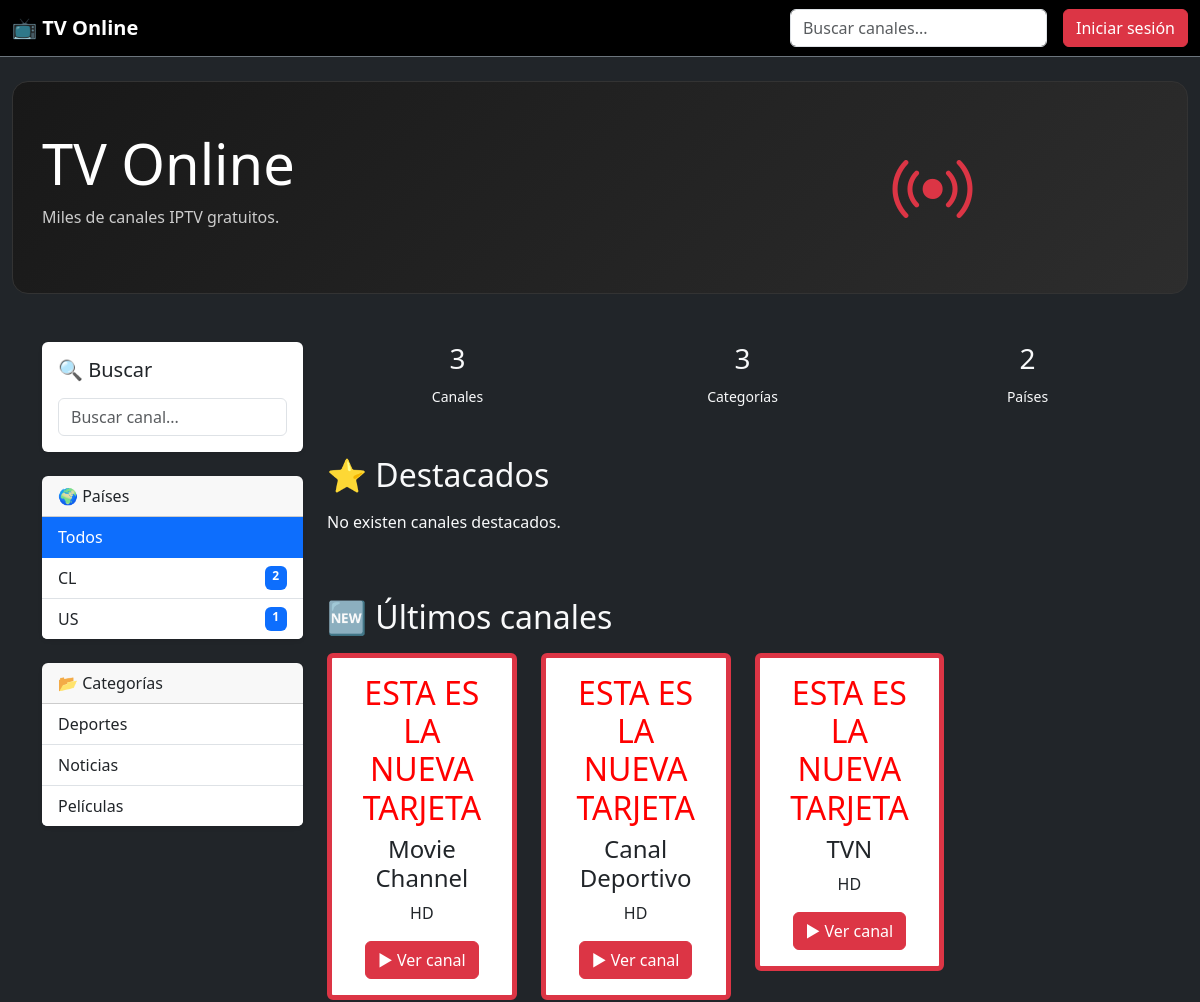
The app's page / (upper part), older data.
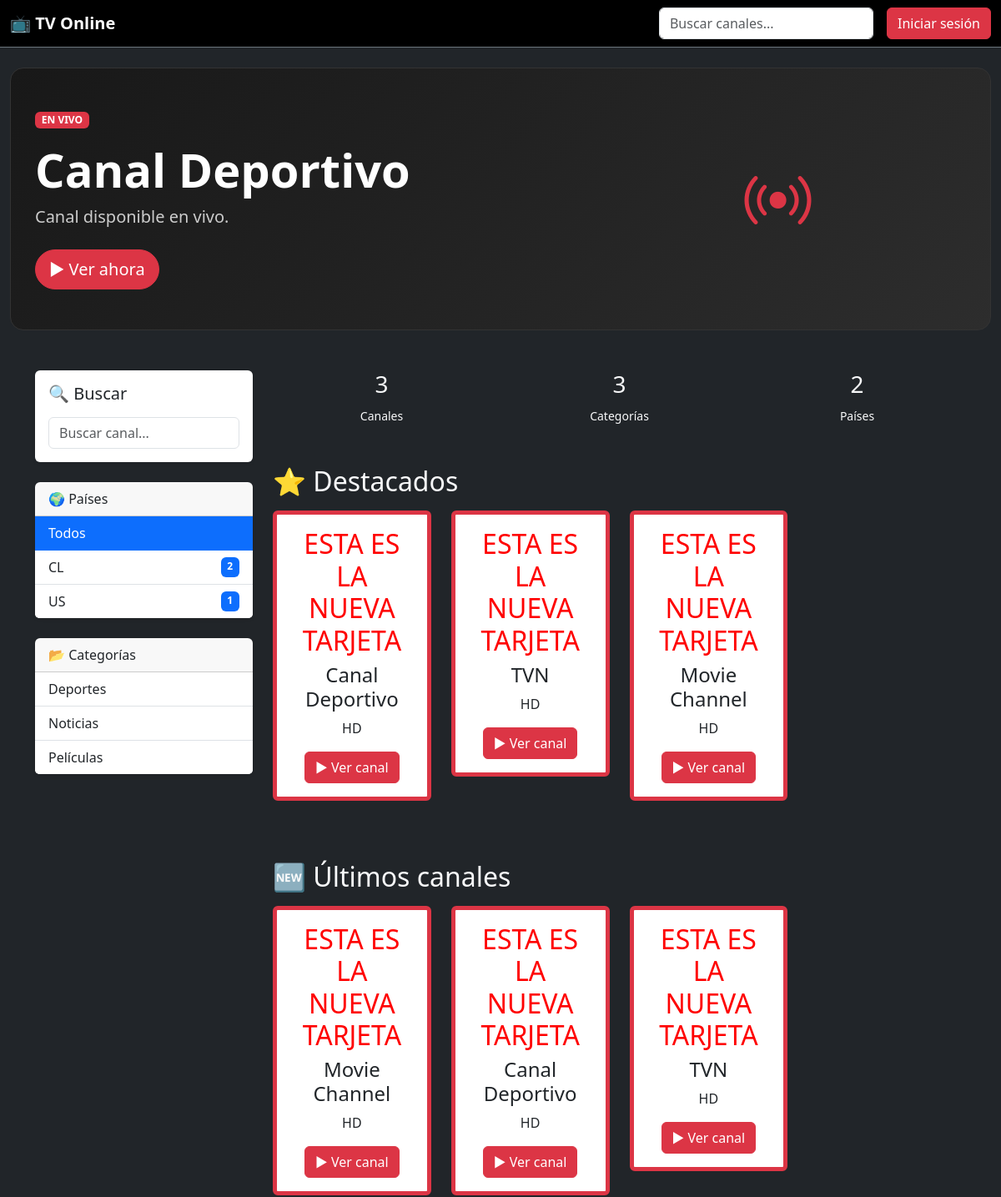
The same page, newer data.
### guia_tv/models/country.py (models this page shows, shortened)
class Country(models.Model):
    name = models.CharField(
        max_length=100,
        unique=True
    )
    iso_code = models.CharField(
        max_length=2,
        unique=True
    )
    flag = models.ImageField(
        upload_to="flags/",
        blank=True,
        null=True
    )
    class Meta:
        ordering = ["name"]
        verbose_name = "País"
        verbose_name_plural = "Países"

### guia_tv/models/category.py (models this page shows, shortened)
class Category(models.Model):
    name = models.CharField(
        max_length=100,
        unique=True
    )
    icon = models.CharField(
        max_length=100,
        blank=True
    )
    class Meta:
        ordering = ["name"]
        verbose_name = "Categoría"
        verbose_name_plural = "Categorías"

### guia_tv/models/channel.py (models this page shows, shortened)
class Channel(models.Model):
    QUALITY_CHOICES = [
        ("SD", "SD"),
        ("HD", "HD"),
        ("FHD", "Full HD"),
        ("4K", "4K"),
    ]
    STATUS_CHOICES = [
        ("checking", "Verificando"),
        ("online", "Online"),
        ("offline", "Offline"),
    ]
    name = models.CharField(max_length=200)
    slug = models.SlugField(
        unique=True,
        blank=True
    )
    description = models.TextField(
        blank=True
    )
    stream_url = models.URLField(
        max_length=1000
    )
    website = models.URLField(
        blank=True
    )
    logo = models.ImageField(
        upload_to="channels/logos/",
        blank=True,
        null=True
    )
    country = models.ForeignKey(
        Country,
        on_delete=models.SET_NULL,
        related_name="channels",
        null=True,
        blank=True,
    )
    language = models.ForeignKey(
        Language,
        on_delete=models.SET_NULL,
        related_name="channels",
        null=True,
        blank=True,
    )
    category = models.ForeignKey(
        Category,
        on_delete=models.SET_NULL,
        related_name="channels",
        null=True,
        blank=True,
    )
    quality = models.CharField(
        max_length=10,
        choices=QUALITY_CHOICES,
        default="HD"
    )
    status = models.CharField(
        max_length=20,
        choices=STATUS_CHOICES,
        default="checking"
    )
    epg_id = models.CharField(
        max_length=200,
        blank=True
    )
    is_active = models.BooleanField(
        default=True
    )
    is_public = models.BooleanField(
        default=True
    )
    is_featured = models.BooleanField(
        default=False
    )
    views = models.PositiveIntegerField(
        default=0
    )
    watching_now = models.PositiveIntegerField(
        default=0
    )
    last_checked = models.DateTimeField(
        blank=True,
        null=True
    )
    created_at = models.DateTimeField(
        auto_now_add=True
    )
    updated_at = models.DateTimeField(
        auto_now=True
    )
    class Meta:
        ordering = ["name"]
        verbose_name = "Canal"
        verbose_name_plural = "Canales"
        indexes = [
            models.Index(fields=["name"]),
            models.Index(fields=["slug"]),
            models.Index(fields=["is_active"]),
            models.Index(fields=["is_featured"]),
            models.Index(fields=["country"]),
            models.Index(fields=["category"]),
        ]

### guia_tv/views/home.py (the view)
def home(request):
    context = HomeService.get_home_context(
        country=request.GET.get("country"),
        category=request.GET.get("category"),
    )
    return render(
        request,
        "guia_tv/index.html",
        context,
    )

### guia_tv/templates/guia_tv/index.html (shortened to what this page needs)
{% extends "base.html" %}
{% block content %}
{% include "guia_tv/components/hero.html" %}
<div class="container">
    <div class="row">
        <div class="col-lg-3">
            {% include "guia_tv/components/sidebar.html" %}
        </div>
        <div class="col-lg-9">
            <div class="row text-center mb-5">
                <div class="col">
                    <h3>{{ total_channels }}</h3>
                    <small>Canales</small>
                </div>
                <div class="col">
                    <h3>{{ total_categories }}</h3>
                    <small>Categorías</small>
                </div>
                <div class="col">
                    <h3>{{ total_countries }}</h3>
                    <small>Países</small>
                </div>
            </div>
            <h2 id="destacados" class="mb-3">
                ⭐ Destacados
            </h2>
            <div class="row">
                {% for channel in featured_channels %}
                    {% include "guia_tv/components/channel_card.html" %}
                {% empty %}
                    <p>No existen canales destacados.</p>
                {% endfor %}
            </div>
            <h2 class="mt-5 mb-3">
                🆕 Últimos canales
            </h2>
            <div class="row">
                {% for channel in latest_channels %}
                    {% include "guia_tv/components/channel_card.html" %}
                {% endfor %}
            </div>
        </div>
    </div>
</div>
{% endblock %}

### guia_tv/templates/guia_tv/components/hero.html
<section class="hero rounded-4 mb-5">
    <div class="container py-5">
        <div class="row align-items-center">
            <div class="col-lg-7">
                {% if hero_channel %}
                    <span class="badge bg-danger mb-3">
                        EN VIVO
                    </span>
                    <h1 class="display-4 fw-bold">
                        {{ hero_channel.name }}
                    </h1>
                    <p class="lead">
                        {{ hero_channel.description|default:"Canal disponible en vivo." }}
                    </p>
                    <div class="mt-4">
                        <a href="{% url 'player' hero_channel.slug %}"
                           class="btn btn-danger btn-lg">
                            ▶ Ver ahora
                        </a>
                    </div>
                {% else %}
                    <h1 class="display-4">
                        TV Online
                    </h1>
                    <p>
                        Miles de canales IPTV gratuitos.
                    </p>
                {% endif %}
            </div>
            <div class="col-lg-5 text-center">
                {% if hero_channel.logo %}
                    <img
                        src="{{ hero_channel.logo.url }}"
                        class="img-fluid"
                        style="max-height:300px;">
                {% else %}
                    <i class="bi bi-broadcast display-1 text-danger"></i>
                {% endif %}
            </div>
        </div>
    </div>
</section>

### guia_tv/templates/guia_tv/components/sidebar.html
<div class="card shadow-sm border-0 mb-4">
    <div class="card-body">
        <h5 class="mb-3">
            🔍 Buscar
        </h5>
        <input
            id="sidebar-search"
            class="form-control"
            placeholder="Buscar canal...">
    </div>
</div>
<div class="card shadow-sm border-0 mb-4">
    <div class="card-header">
        🌍 Países
    </div>
    <div class="list-group list-group-flush">
        <a href="{% url 'home' %}"
        class="list-group-item {% if not selected_country and not selected_category %}active{% endif %}">
         Todos
        </a>
        {% for country in countries %}
            <a href="?country={{ country.id }}"
                 class="list-group-item d-flex justify-content-between {% if selected_country == country.id|stringformat:'s' %}active{% endif %}">
                {{ country.name }}
                <span class="badge bg-primary">
            {{ country.total }}
            </span>
            </a>
        {% endfor %}
    </div>
</div>
<div class="card shadow-sm border-0">
    <div class="card-header">
        📂 Categorías
    </div>
    <div class="list-group list-group-flush">
        {% for category in categories %}
           <a href="?category={{ category.id }}"
             class="list-group-item {% if selected_category == category.id|stringformat:'s' %}active{% endif %}">
           {{ category.name }}
         </a>
        {% endfor %}
    </div>
</div>

### guia_tv/templates/guia_tv/components/channel_card.html
<div class="col-md-3 mb-4">
    <div class="card border border-danger border-5">
        <div class="card-body text-center">
            <h2 style="color:red;">
                ESTA ES LA NUEVA TARJETA
            </h2>
            <h4>{{ channel.name }}</h4>
            <p>{{ channel.quality }}</p>
            <a href="{% url 'player' channel.slug %}"
               class="btn btn-danger">
                ▶ Ver canal
            </a>
        </div>
    </div>
</div>

Row changes from the older to the newer data that the page shows:
now on one of the page's lists (row edited): Channel: name "Canal Deportivo", quality "HD"
changed Channel "Canal Deportivo": name (not shown) → "Canal Deportivo"; description (not shown) → "Canal disponible en vivo."
now on one of the page's lists (row edited): Channel: name "TVN", quality "HD"
now on one of the page's lists (row edited): Channel: name "Movie Channel", quality "HD"
Text that changed along with them:
text no longer shown: "TV Online Miles de canales IPTV gratuitos. No existen canales destacados."
text now shown: "EN VIVO ▶ Ver ahora"
